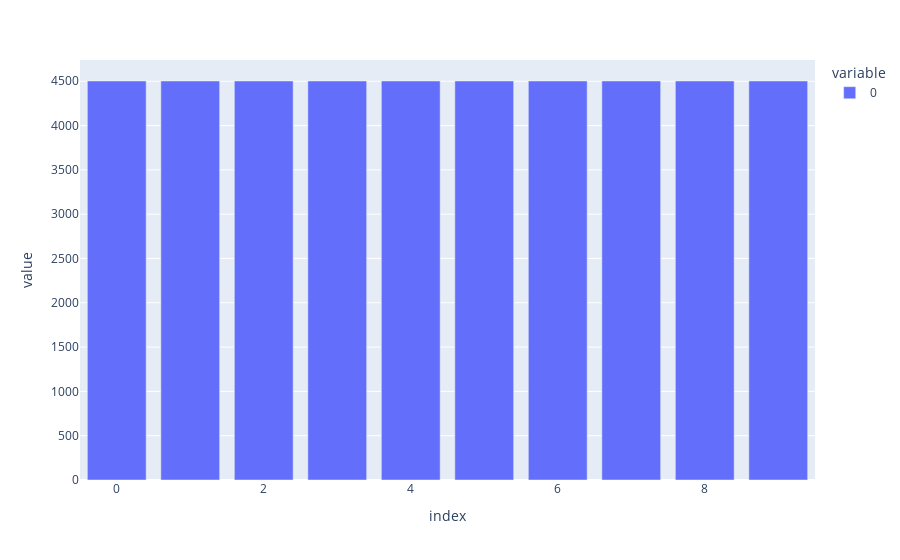

Notebook cell for this chart:
### Markdown cell above
# Checking the balance of the data

### Code cell
nums = list()

for i in range(10):
    temp = 0

    for cl in train_targets:
        if cl == i:
            temp += 1

    nums.append(temp)

px.bar(nums)

### Figure 1 — Plotly figure (JSON) as saved in the notebook; plotly's stock layout.template omitted (floating-point values rounded to 4 significant figures)
{"data": [{"alignmentgroup": "True", "hovertemplate": "variable=0<br>index=%{x}<br>value=%{y}<extra></extra>", "legendgroup": "0", "marker": {"color": "#636efa", "pattern": {"shape": ""}}, "name": "0", "offsetgroup": "0", "orientation": "v", "showlegend": true, "textposition": "auto", "type": "bar", "x": [0, 1, 2, 3, 4, 5, 6, 7, 8, 9], "xaxis": "x", "y": [4503, 4503, 4503, 4503, 4503, 4503, 4503, 4503, 4503, 4503], "yaxis": "y"}], "layout": {"barmode": "relative", "legend": {"title": {"text": "variable"}, "tracegroupgap": 0}, "margin": {"t": 60}, "xaxis": {"anchor": "y", "domain": [0, 1], "title": {"text": "index"}}, "yaxis": {"anchor": "x", "domain": [0, 1], "title": {"text": "value"}}}}
